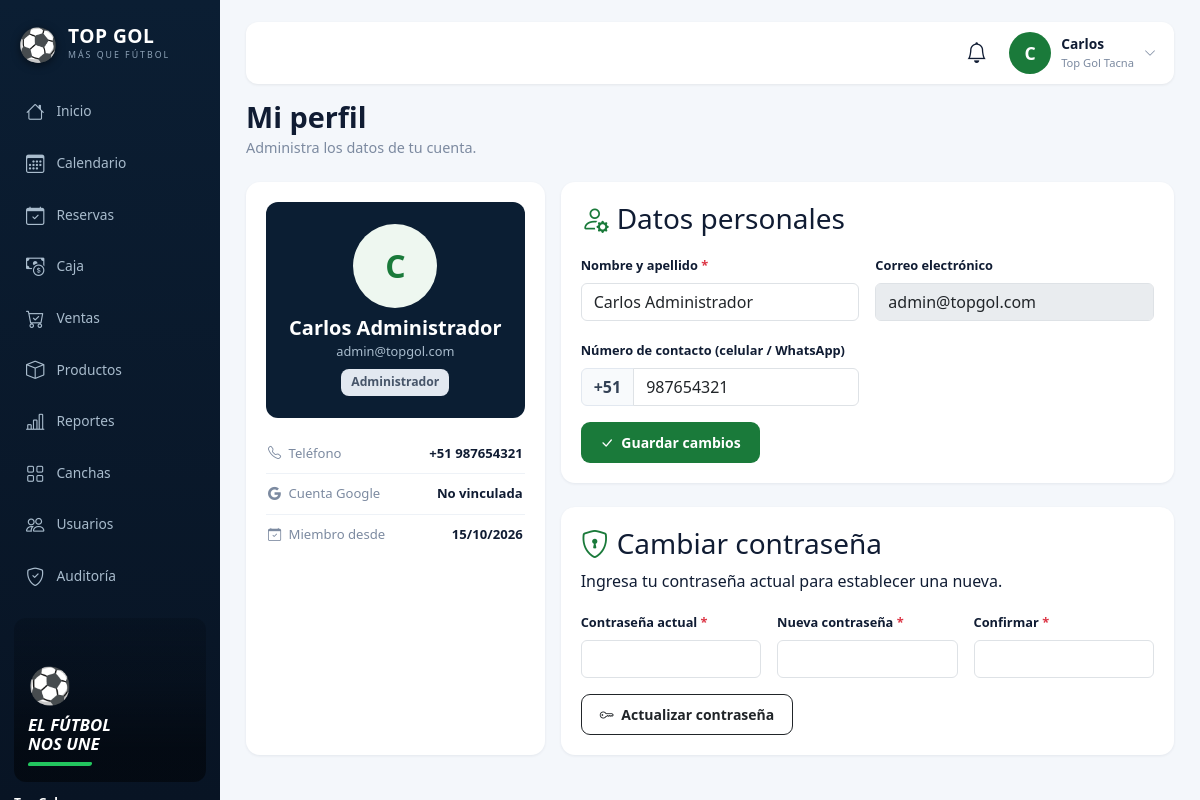
The app's page /perfil (signed in) with its own data.
### tables this page shows
CREATE TABLE IF NOT EXISTS `usuarios` (
  `id`          INT NOT NULL AUTO_INCREMENT,
  `nombre`      VARCHAR(100) NOT NULL,
  `email`       VARCHAR(100) NOT NULL,
  `password`    VARCHAR(255) DEFAULT NULL,
  `telefono`    VARCHAR(20) DEFAULT NULL,
  `rol`         ENUM('admin','cliente') NOT NULL DEFAULT 'cliente',
  `google_id`   VARCHAR(255) DEFAULT NULL,
  `avatar`      VARCHAR(500) DEFAULT NULL,
  `created_at`  TIMESTAMP NOT NULL DEFAULT CURRENT_TIMESTAMP,
  `updated_at`  TIMESTAMP NOT NULL DEFAULT CURRENT_TIMESTAMP ON UPDATE CURRENT_TIMESTAMP,
  PRIMARY KEY (`id`),
  UNIQUE KEY `idx_usuario_email`     (`email`),
  UNIQUE KEY `idx_usuario_google_id` (`google_id`)
);

### app/Views/usuarios/perfil_admin.php (the view, shortened to what the rows shown need)
<?php
$tienePassword = !empty($usuario['password']);
$esGoogle = !empty($usuario['google_id']);
$avatar = (string)($usuario['avatar'] ?? '');
$rolLbl = ($usuario['rol'] ?? 'cliente') === 'admin' ? 'Administrador' : 'Cliente';
$desde = isset($usuario['created_at']) ? date('d/m/Y', strtotime((string)$usuario['created_at'])) : '—';
$inicialPerfil = mb_strtoupper(mb_substr((string)$usuario['nombre'], 0, 1));
?>
<?php require VIEWS_PATH . DIRECTORY_SEPARATOR . 'layout' . DIRECTORY_SEPARATOR . 'admin_top.php'; ?>
            <div class="d-flex align-items-start justify-content-between gap-3 flex-wrap mb-4">
                <div>
                    <h1 class="adm-h1">Mi perfil</h1>
                    <p class="adm-sub">Administra los datos de tu cuenta.</p>
                </div>
            </div>
            <div class="row g-3">
                <div class="col-lg-4">
                    <div class="panel">
                        <div class="pf-head">
                            <?php if ($avatar): ?>
                                <img src="<?= htmlspecialchars($avatar) ?>" alt="Avatar" class="pf-avatar">
                            <?php else: ?>
                                <span class="pf-inicial"><?= htmlspecialchars($inicialPerfil) ?></span>
                            <?php endif; ?>
                            <h5><?= htmlspecialchars((string)$usuario['nombre']) ?></h5>
                            <div class="mail"><?= htmlspecialchars((string)$usuario['email']) ?></div>
                            <span class="pill fin mt-2"><?= $rolLbl ?></span>
                        </div>
                        <ul class="pf-list">
                            <li><span class="k"><i class="bi bi-telephone me-1"></i> Teléfono</span><strong><?= htmlspecialchars((string)($usuario['telefono'] ?? '—') ?: '—') ?></strong></li>
                            <li><span class="k"><i class="bi bi-google me-1"></i> Cuenta Google</span><strong><?= $esGoogle ? 'Vinculada' : 'No vinculada' ?></strong></li>
                            <li><span class="k"><i class="bi bi-calendar-check me-1"></i> Miembro desde</span><strong><?= htmlspecialchars($desde) ?></strong></li>
                        </ul>
                    </div>
                </div>
                <div class="col-lg-8">
                    <div class="panel-2 mb-4">
                        <h3><i class="bi bi-person-gear me-2" style="color:#1a7a3a;"></i>Datos personales</h3>
                        <form action="<?= url('/perfil/actualizar') ?>" method="POST" class="needs-validation mt-3" novalidate>
                            <div class="row g-3">
                                <div class="col-md-6">
                                    <label for="nombre" class="form-label fw-semibold" style="font-size:.8rem;">Nombre y apellido <span class="text-danger">*</span></label>
                                    <input type="text" class="form-control" id="nombre" name="nombre" value="<?= htmlspecialchars((string)$usuario['nombre']) ?>" minlength="3" required>
                                </div>
                                <div class="col-md-6">
                                    <label for="email" class="form-label fw-semibold" style="font-size:.8rem;">Correo electrónico</label>
                                    <input type="email" class="form-control" id="email" value="<?= htmlspecialchars((string)$usuario['email']) ?>" disabled readonly>
                                </div>
                                <div class="col-md-6">
                                    <label for="telefono" class="form-label fw-semibold" style="font-size:.8rem;">Número de contacto (celular / WhatsApp)</label>
                                    <div class="input-group">
                                        <span class="input-group-text" style="background:#f8fafc; font-weight:700; color:#334155; border-color:#e2e8f0;">+51</span>
                                        <input type="tel" class="form-control" id="telefono" name="telefono" value="<?= htmlspecialchars(preg_replace('/^\+51\s*/', '', (string)($usuario['telefono'] ?? ''))) ?>" placeholder="9XX XXX XXX">
                                    </div>
                                </div>
                            </div>
                            <button type="submit" class="btn btn-sm fw-bold mt-3" style="background:#1a7a3a;color:#fff;border-radius:9px;padding:9px 18px;">
                                <i class="bi bi-check-lg me-1"></i> Guardar cambios
                            </button>
                        </form>
                    </div>
                    <div class="panel-2">
                        <h3><i class="bi bi-shield-lock me-2" style="color:#1a7a3a;"></i>Cambiar contraseña</h3>
                        <p class="psub mb-3">
                            <?= $tienePassword ? 'Ingresa tu contraseña actual para establecer una nueva.' : 'Tu cuenta usa solo Google. Define una contraseña para también ingresar con correo y clave.' ?>
                        </p>
                        <form action="<?= url('/perfil/password') ?>" method="POST" class="needs-validation" novalidate>
                            <div class="row g-3">
                                <?php if ($tienePassword): ?>
                                    <div class="col-md-4">
                                        <label for="password_actual" class="form-label fw-semibold" style="font-size:.8rem;">Contraseña actual <span class="text-danger">*</span></label>
                                        <input type="password" class="form-control" id="password_actual" name="password_actual" required>
                                    </div>
                                <?php endif; ?>
                                <div class="col-md-4">
                                    <label for="password_nueva" class="form-label fw-semibold" style="font-size:.8rem;">Nueva contraseña <span class="text-danger">*</span></label>
                                    <input type="password" class="form-control" id="password_nueva" name="password_nueva" minlength="6" required>
                                </div>
                                <div class="col-md-4">
                                    <label for="password_confirm" class="form-label fw-semibold" style="font-size:.8rem;">Confirmar <span class="text-danger">*</span></label>
                                    <input type="password" class="form-control" id="password_confirm" name="password_confirm" minlength="6" required>
                                </div>
                            </div>
                            <button type="submit" class="btn btn-sm btn-outline-dark fw-bold mt-3" style="border-radius:9px;padding:9px 18px;">
                                <i class="bi bi-key me-1"></i> Actualizar contraseña
                            </button>
                        </form>
                    </div>
                </div>
            </div>
<?php require VIEWS_PATH . DIRECTORY_SEPARATOR . 'layout' . DIRECTORY_SEPARATOR . 'admin_bottom.php'; ?>

### app/Core/Router.php (shortened to what the rows shown need)
<?php
class Router {
    private array $rutas = [
        'GET'  => [],
        'POST' => []
    ];
    private function registrar(string $metodo, string $ruta, string $accion, array $middlewares): void {
        $rutaNormalizada = '/' . trim($ruta, '/');
        preg_match_all('/\{([a-zA-Z0-9_]+)\}/', $rutaNormalizada, $matches);
        $nombresParametros = $matches[1] ?? [];
        $regex = preg_replace('/\{[a-zA-Z0-9_]+\}/', '([^/]+)', $rutaNormalizada);
        $regexFinal = '#^' . $regex . '$#';
        $this->rutas[$metodo][] = [
            'ruta'        => $rutaNormalizada,
            'regex'       => $regexFinal,
            'accion'      => $accion,
            'params'      => $nombresParametros,
            'middlewares' => $middlewares
        ];
    }
    public function dispatch(): void {
        $metodo = $_SERVER['REQUEST_METHOD'] ?? 'GET';
        $uri = $this->obtenerRutaActual();
        foreach ($this->rutas[$metodo] as $rutaInfo) {
            if (preg_match($rutaInfo['regex'], $uri, $matches)) {
                array_shift($matches);
                $this->ejecutarAccion($rutaInfo['accion'], $matches);
                return;
            }
        }
    }
    private function obtenerRutaActual(): string {
        if (!empty($_GET['url']) && $_GET['url'] !== 'index.php') {
            $uri = '/' . trim((string)$_GET['url'], '/');
            $uri = preg_replace('#^/public(/|$)#', '$1', $uri);
            $uri = '/' . trim($uri, '/');
            return $uri === '//' ? '/' : $uri;
        }
        $requestUri = $_SERVER['REQUEST_URI'] ?? '/';
        $requestUri = preg_replace('#^/public(/|$)#', '$1', $requestUri);
        $requestUri = preg_replace('#^/index\.php(/|$)#', '$1', $requestUri);
        $uri = '/' . trim($requestUri, '/');
        return $uri === '//' ? '/' : $uri;
    }
    private function ejecutarAccion(string $accion, array $params): void {
        [$controladorNombre, $metodo] = explode('@', $accion);
        $controlador = new $claseCompleta();
        call_user_func_array([$controlador, $metodo], $params);
    }
}

### app/Views/layout/admin_top.php (shortened to what the rows shown need)
<?php
$usuarioAdm = currentUser();
$nombreAdmin = trim(explode(' ', (string)($usuarioAdm['nombre'] ?? ''))[0] ?? '');
$inicial = mb_strtoupper(mb_substr($nombreAdmin, 0, 1));
$adminMenuActivo = $adminMenu ?? 'dashboard';
try {
    $conteoVerifAdm = (new \App\Models\Reserva())->contarPagosPorVerificar();
} catch (\Throwable $e) {
    $conteoVerifAdm = 0;
}
$tabActivaAdm = $adminMenuActivo;
$grupoActivoAdm = $tabActivaAdm;
?>
<!DOCTYPE html>
<html lang="es">
<head>
    <link href="https://cdn.jsdelivr.net/npm/bootstrap@5.3.2/dist/css/bootstrap.min.css" rel="stylesheet">
    <link rel="stylesheet" href="https://cdn.jsdelivr.net/npm/bootstrap-icons@1.11.2/font/bootstrap-icons.css">
</head>
<body class="adm-standalone">
<div class="adm-page">
<div class="adm-wrap">
    <aside class="adm-side" id="admSide">
        <div class="adm-logo">
            <span class="ball">⚽</span>
            <span><strong>TOP GOL</strong><small>MÁS QUE FÚTBOL</small></span>
        </div>
        <nav class="adm-nav">
            <?php foreach ($nav as $itemNav): ?>
                <a href="<?= $itemNav['href'] ?>" class="<?= $grupoActivoAdm === $itemNav['key'] ? 'on' : '' ?>"><i class="bi <?= $itemNav['ico'] ?>"></i> <?= $itemNav['label'] ?></a>
            <?php endforeach; ?>
        </nav>
        <div class="adm-side-foot">
            <div class="adm-slogan">
                <span class="b">⚽</span>
                <strong>EL FÚTBOL<br>NOS UNE</strong>
                <span class="u"></span>
            </div>
            <div class="adm-ver"><strong>Top Gol</strong><br>Panel Administrador<br>v1.0.0</div>
        </div>
    </aside>
    <div class="adm-main">
        <header class="adm-top">
            <div class="dropdown">
                <button class="adm-bell" id="admBellBtn" data-bs-toggle="dropdown" aria-expanded="false" title="Notificaciones">
                    <i class="bi bi-bell"></i>
                </button>
            </div>
            <div class="dropdown">
                <a href="#" class="adm-user text-decoration-none" data-bs-toggle="dropdown" aria-expanded="false">
                    <span class="adm-avatar"><?= htmlspecialchars($inicial) ?></span>
                    <span><strong><?= htmlspecialchars($nombreAdmin) ?></strong><small>Top Gol Tacna</small></span>
                    <i class="bi bi-chevron-down" style="font-size:.75rem;color:#7c8aa0;"></i>
                </a>
            </div>
        </header>

### records on screen
usuarios: nombre "C", nombre "Carlos", nombre "Carlos Administrador", email "admin@topgol.com", rol "Administrador", telefono "+51 987654321", created_at "15/10/2026", telefono "987654321"

### other values on screen
$itemNav['label'] "Inicio"
$itemNav['label'] "Calendario"
$itemNav['label'] "Reservas"
$itemNav['label'] "Caja"
$itemNav['label'] "Ventas"
$itemNav['label'] "Productos"
$itemNav['label'] "Reportes"
$itemNav['label'] "Canchas"
$itemNav['label'] "Usuarios"
$itemNav['label'] "Auditoría"
